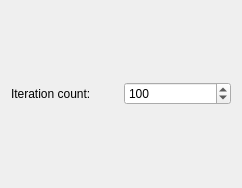
<?xml version="1.0" encoding="UTF-8"?>
<ui version="4.0">
 <class>SMLayoutOptionForm</class>
 <widget class="QWidget" name="SMLayoutOptionForm">
  <property name="geometry">
   <rect>
    <x>0</x>
    <y>0</y>
    <width>242</width>
    <height>188</height>
   </rect>
  </property>
  <property name="windowTitle">
   <string>Form</string>
  </property>
  <layout class="QGridLayout" name="gridLayout">
   <item row="0" column="0">
    <widget class="QLabel" name="label">
     <property name="text">
      <string>Iteration count:</string>
     </property>
    </widget>
   </item>
   <item row="0" column="1">
    <widget class="QSpinBox" name="Iterations">
     <property name="minimum">
      <number>1</number>
     </property>
     <property name="maximum">
      <number>500</number>
     </property>
     <property name="value">
      <number>100</number>
     </property>
    </widget>
   </item>
  </layout>
 </widget>
 <resources/>
 <connections/>
</ui>
